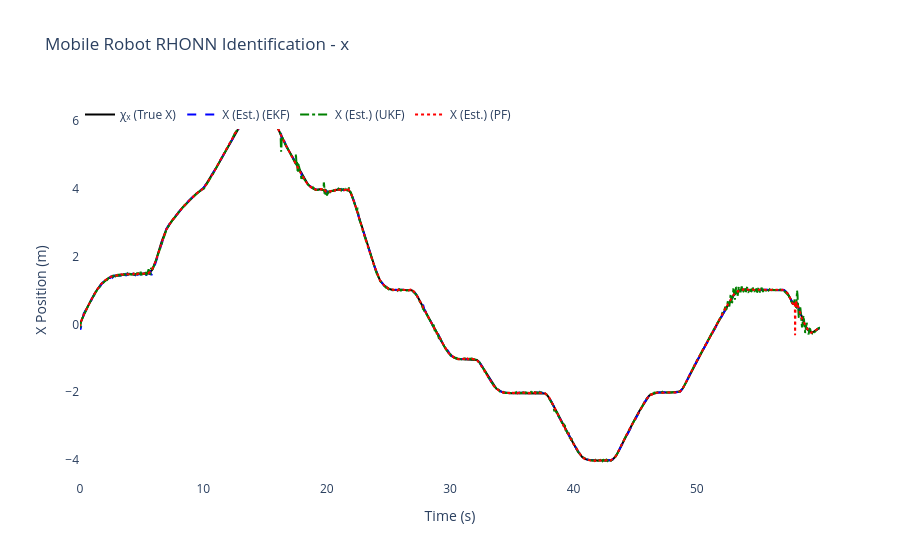
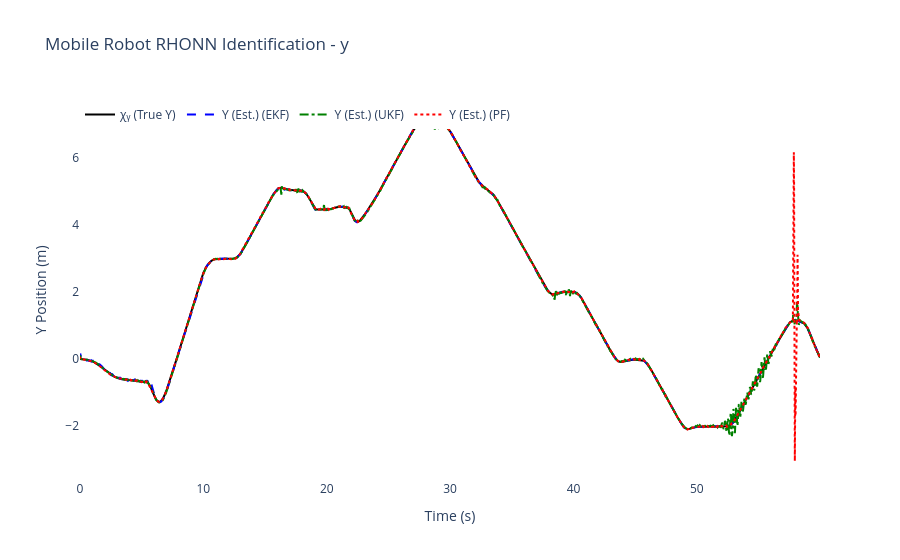
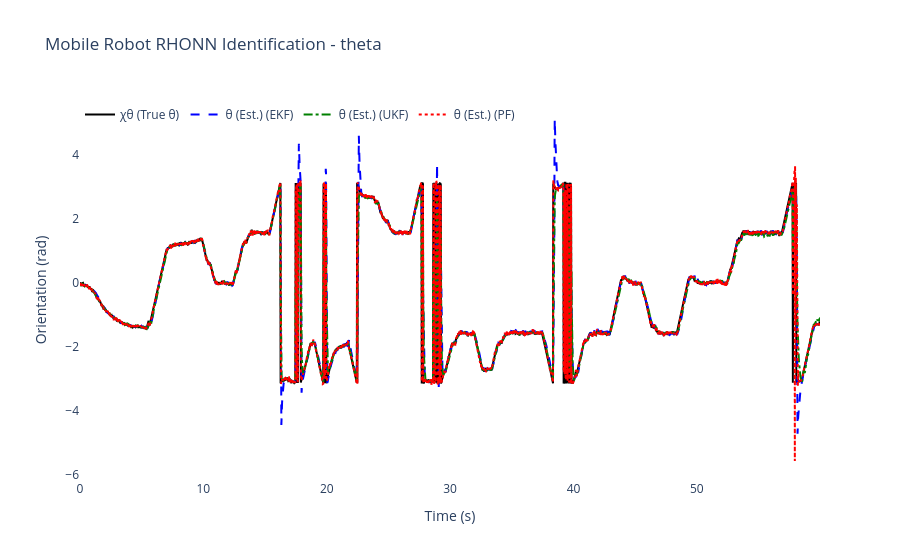
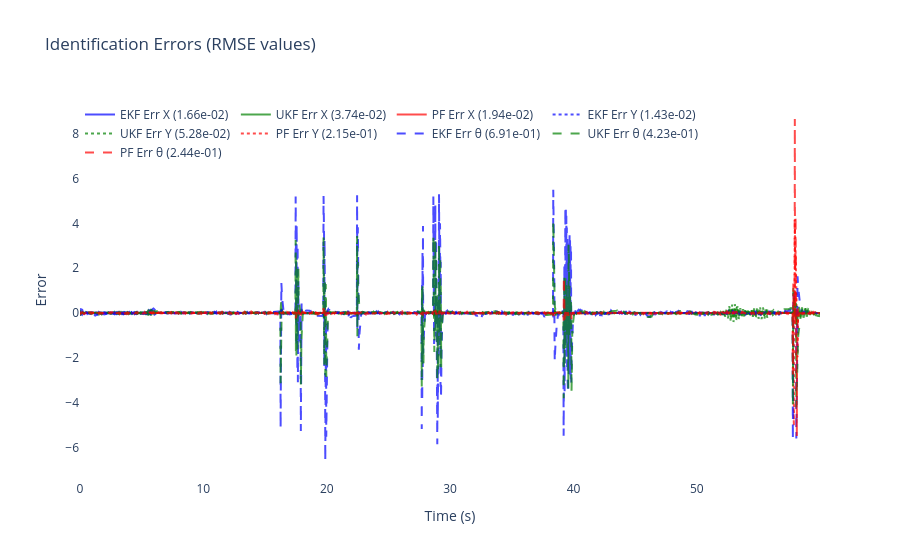

These figures' notebook cell, in order:
### Code cell
# ============================================================
# 6) Results & plots for Differential Drive Mobile Robot
# ============================================================

# compute RMSE per state and per filter
rmse_x_ekf = np.sqrt(np.mean((x_true[:, 0] - x_hat_ekf[:, 0])**2))
rmse_y_ekf = np.sqrt(np.mean((x_true[:, 1] - x_hat_ekf[:, 1])**2))
rmse_theta_ekf = np.sqrt(np.mean((x_true[:, 2] - x_hat_ekf[:, 2])**2))

rmse_x_ukf = np.sqrt(np.mean((x_true[:, 0] - x_hat_ukf[:, 0])**2))
rmse_y_ukf = np.sqrt(np.mean((x_true[:, 1] - x_hat_ukf[:, 1])**2))
rmse_theta_ukf = np.sqrt(np.mean((x_true[:, 2] - x_hat_ukf[:, 2])**2))

rmse_x_pf = np.sqrt(np.mean((x_true[:, 0] - x_hat_pf[:, 0])**2))
rmse_y_pf = np.sqrt(np.mean((x_true[:, 1] - x_hat_pf[:, 1])**2))
rmse_theta_pf = np.sqrt(np.mean((x_true[:, 2] - x_hat_pf[:, 2])**2))

# total RMSE (combined across states)
rmse_total_ekf = np.sqrt(rmse_x_ekf**2 + rmse_y_ekf**2 + rmse_theta_ekf**2)
rmse_total_ukf = np.sqrt(rmse_x_ukf**2 + rmse_y_ukf**2 + rmse_theta_ukf**2)
rmse_total_pf = np.sqrt(rmse_x_pf**2 + rmse_y_pf**2 + rmse_theta_pf**2)
rmse_totals = {'EKF': rmse_total_ekf, 'UKF': rmse_total_ukf, 'PF': rmse_total_pf}
best_filter = min(rmse_totals, key=rmse_totals.get)


print("🎯" + "="*65)
print(f"🏆 MEJOR FILTRO: {best_filter} (RMSE total: {rmse_totals[best_filter]:.6f})")
print(f"🎲 SEMILLA USADA: {RANDOM_SEED}")
print("="*67)


print(f"\nFinal EKF-RHONN Weights:")
for i in range(3):
    state_names = ['x', 'y', 'theta']
    print(f"  Neuron {i+1} ({state_names[i]}): {ekf_trainer.weights[i]}")

print(f"\nFinal UKF-RHONN Weights:")
for i in range(3):
    state_names = ['x', 'y', 'theta']
    print(f"  Neuron {i+1} ({state_names[i]}): {ukf_trainer.weights[i]}")

print(f"\nFinal PF-RHONN Weight Estimates:")
pf_estimates = pf_trainer.get_estimate()
for i in range(3):
    state_names = ['x', 'y', 'theta']
    print(f"  Neuron {i+1} ({state_names[i]}): {pf_estimates[i]}")

print("\n--- Performance Comparison (RMSE) ---")
print(f"EKF RMSE x:     {rmse_x_ekf:.6f}")
print(f"EKF RMSE y:     {rmse_y_ekf:.6f}")
print(f"EKF RMSE theta: {rmse_theta_ekf:.6f}")
print(f"UKF RMSE x:     {rmse_x_ukf:.6f}")
print(f"UKF RMSE y:     {rmse_y_ukf:.6f}")
print(f"UKF RMSE theta: {rmse_theta_ukf:.6f}")
print(f"PF  RMSE x:     {rmse_x_pf:.6f}")
print(f"PF  RMSE y:     {rmse_y_pf:.6f}")
print(f"PF  RMSE theta: {rmse_theta_pf:.6f}")

states_info = [
    {'idx': 0, 'var': 'x', 'desc': 'X Position', 'y_label': 'X Position (m)', 'chi': 'χₓ (True X)', 'x': 'X (Est.)'},
    {'idx': 1, 'var': 'y', 'desc': 'Y Position', 'y_label': 'Y Position (m)', 'chi': 'χᵧ (True Y)', 'x': 'Y (Est.)'},
    {'idx': 2, 'var': 'theta', 'desc': 'Orientation', 'y_label': 'Orientation (rad)', 'chi': 'χθ (True θ)', 'x': 'θ (Est.)'}
]

for state_info in states_info:
    i = state_info['idx']
    trace_plant = go.Scatter(x=t_history, y=x_true[:, i], mode='lines', name=state_info['chi'], line=dict(color='black', width=2))
    trace_ekf = go.Scatter(x=t_history, y=x_hat_ekf[:, i], mode='lines', name=f"{state_info['x']} (EKF)", line=dict(dash='dash', color='blue'))
    trace_ukf = go.Scatter(x=t_history, y=x_hat_ukf[:, i], mode='lines', name=f"{state_info['x']} (UKF)", line=dict(dash='dashdot', color='green'))
    trace_pf = go.Scatter(x=t_history, y=x_hat_pf[:, i], mode='lines', name=f"{state_info['x']} (PF)", line=dict(dash='dot', color='red'))
    fig = go.Figure([trace_plant, trace_ekf, trace_ukf, trace_pf])
    fig.update_layout(title=f'Mobile Robot RHONN Identification - {state_info["var"]}', xaxis_title='Time (s)', yaxis_title=state_info['y_label'], legend=dict(x=0, y=1, orientation='h'), font=dict(size=12), plot_bgcolor='white', paper_bgcolor='white')
    fig.show()

error_x_ekf = x_true[:, 0] - x_hat_ekf[:, 0]
error_y_ekf = x_true[:, 1] - x_hat_ekf[:, 1]
error_theta_ekf = x_true[:, 2] - x_hat_ekf[:, 2]
error_x_ukf = x_true[:, 0] - x_hat_ukf[:, 0]
error_y_ukf = x_true[:, 1] - x_hat_ukf[:, 1]
error_theta_ukf = x_true[:, 2] - x_hat_ukf[:, 2]
error_x_pf = x_true[:, 0] - x_hat_pf[:, 0]
error_y_pf = x_true[:, 1] - x_hat_pf[:, 1]
error_theta_pf = x_true[:, 2] - x_hat_pf[:, 2]

fig2 = go.Figure()
fig2.add_trace(go.Scatter(x=t_history, y=error_x_ekf, mode='lines', name=f'EKF Err X ({rmse_x_ekf:.2e})', opacity=0.7, line=dict(color='blue')))
fig2.add_trace(go.Scatter(x=t_history, y=error_x_ukf, mode='lines', name=f'UKF Err X ({rmse_x_ukf:.2e})', opacity=0.7, line=dict(color='green')))
fig2.add_trace(go.Scatter(x=t_history, y=error_x_pf, mode='lines', name=f'PF Err X ({rmse_x_pf:.2e})', opacity=0.7, line=dict(color='red')))
fig2.add_trace(go.Scatter(x=t_history, y=error_y_ekf, mode='lines', name=f'EKF Err Y ({rmse_y_ekf:.2e})', opacity=0.7, line=dict(color='blue', dash='dot')))
fig2.add_trace(go.Scatter(x=t_history, y=error_y_ukf, mode='lines', name=f'UKF Err Y ({rmse_y_ukf:.2e})', opacity=0.7, line=dict(color='green', dash='dot')))
fig2.add_trace(go.Scatter(x=t_history, y=error_y_pf, mode='lines', name=f'PF Err Y ({rmse_y_pf:.2e})', opacity=0.7, line=dict(color='red', dash='dot')))
fig2.add_trace(go.Scatter(x=t_history, y=error_theta_ekf, mode='lines', name=f'EKF Err θ ({rmse_theta_ekf:.2e})', opacity=0.7, line=dict(color='blue', dash='dash')))
fig2.add_trace(go.Scatter(x=t_history, y=error_theta_ukf, mode='lines', name=f'UKF Err θ ({rmse_theta_ukf:.2e})', opacity=0.7, line=dict(color='green', dash='dash')))
fig2.add_trace(go.Scatter(x=t_history, y=error_theta_pf, mode='lines', name=f'PF Err θ ({rmse_theta_pf:.2e})', opacity=0.7, line=dict(color='red', dash='dash')))
fig2.update_layout(title='Identification Errors (RMSE values)', xaxis_title='Time (s)', yaxis_title='Error', legend=dict(x=0, y=1, orientation='h'), font=dict(size=12), plot_bgcolor='white', paper_bgcolor='white')
fig2.show()

# 2D Trajectory plot with orientation arrows
fig_trajectory = go.Figure()
fig_trajectory.add_trace(go.Scatter(x=x_true[:, 0], y=x_true[:, 1], mode='lines', name='True', line=dict(color='black', width=3)))
fig_trajectory.add_trace(go.Scatter(x=x_hat_ekf[:, 0], y=x_hat_ekf[:, 1], mode='lines', name='EKF', line=dict(color='blue', width=2, dash='dash')))
fig_trajectory.add_trace(go.Scatter(x=x_hat_ukf[:, 0], y=x_hat_ukf[:, 1], mode='lines', name='UKF', line=dict(color='green', width=2, dash='dashdot')))
fig_trajectory.add_trace(go.Scatter(x=x_hat_pf[:, 0], y=x_hat_pf[:, 1], mode='lines', name='PF', line=dict(color='red', width=2, dash='dot')))
fig_trajectory.add_trace(go.Scatter(x=[x_true[0, 0]], y=[x_true[0, 1]], mode='markers', name='Start', marker=dict(color='green', size=10, symbol='star')))
fig_trajectory.add_trace(go.Scatter(x=[x_true[-1, 0]], y=[x_true[-1, 1]], mode='markers', name='End', marker=dict(color='red', size=10, symbol='square')))

# Add orientation arrows for the true trajectory
arrow_step = max(1, n_steps // 30)  # Show ~30 arrows total
arrow_length = 0.3  # Arrow length in meters
for i in range(0, n_steps, arrow_step):
    x_pos = x_true[i, 0]
    y_pos = x_true[i, 1]
    theta = x_true[i, 2]
    
    # Calculate arrow end point
    x_end = x_pos + arrow_length * np.cos(theta)
    y_end = y_pos + arrow_length * np.sin(theta)
    
    # Add arrow as annotation
    fig_trajectory.add_annotation(
        x=x_end, y=y_end,
        ax=x_pos, ay=y_pos,
        xref='x', yref='y',
        axref='x', ayref='y',
        showarrow=True,
        arrowhead=2,
        arrowsize=1,
        arrowwidth=2,
        arrowcolor='darkred',
        opacity=0.7
    )

# Add orientation arrows for the best performing filter (PF)
for i in range(0, n_steps, arrow_step * 2):  # Fewer arrows to avoid clutter
    x_pos = x_hat_pf[i, 0]
    y_pos = x_hat_pf[i, 1]
    theta = x_hat_pf[i, 2]
    
    # Calculate arrow end point (slightly shorter)
    x_end = x_pos + (arrow_length * 0.7) * np.cos(theta)
    y_end = y_pos + (arrow_length * 0.7) * np.sin(theta)
    
    # Add arrow as annotation
    fig_trajectory.add_annotation(
        x=x_end, y=y_end,
        ax=x_pos, ay=y_pos,
        xref='x', yref='y',
        axref='x', ayref='y',
        showarrow=True,
        arrowhead=1,
        arrowsize=0.8,
        arrowwidth=1.5,
        arrowcolor='red',
        opacity=0.5
    )

fig_trajectory.update_layout(
    title='Trajectory Comparison with Orientation Arrows (Optimized Params)', 
    xaxis_title='X (m)', 
    yaxis_title='Y (m)', 
    font=dict(size=12), 
    plot_bgcolor='white', 
    paper_bgcolor='white', 
    showlegend=True,
    # Ensure equal aspect ratio for proper visualization
    yaxis=dict(scaleanchor="x", scaleratio=1)
)
fig_trajectory.show()


# === RESUMEN DE RENDIMIENTO CON SEMILLA ===
print("\n📊 RMSE Desglosado por Filtro:")
print(f"   EKF: {rmse_total_ekf:.6f}  |  UKF: {rmse_total_ukf:.6f}  |  PF: {rmse_total_pf:.6f}")
print(f"\n💡 Para reproducir estos resultados:")
print(f"   Principal: RANDOM_SEED = {RANDOM_SEED}")
print(f"   DE Optim.: DE_SEED = {(RANDOM_SEED + 12345) % 100000}")
print(f"   (Cambia línea 8 en celda 4 para usar semilla principal)")

# --- Parameter summary ---
print("\n--- Optimized Parameter Summary ---")
print(f"EKF params: Q={ekf_trainer.Q[0][0,0]:.3e} R={ekf_trainer.R[0][0]:.3e} P0~{ekf_trainer.P[0][0,0]:.3e} eta={ekf_trainer.eta:.3f}")
print(f"UKF params: alpha={ukf_trainer.alpha:.3e} eta={ukf_trainer.eta:.3f} Qdiag={ukf_trainer.Q[0][0,0]:.3e} R={ukf_trainer.R[0][0]:.3e}")
print(f"PF params: Q_std={pf_trainer.Q_std} R_std={pf_trainer.R_std} ESS_th={pf_trainer.ess_threshold:.1f} n_particles={pf_trainer.n_particles}")

print("\nOptimization + simulation complete.")

### Figure 1 — Plotly figure (JSON) as saved in the notebook; plotly's stock layout.template omitted (floating-point values rounded to 4 significant figures; data arrays with more than 128 entries replaced by an {"elided": "..."} marker saying what was removed)
{"data": [{"line": {"color": "black", "width": 2}, "mode": "lines", "name": "χₓ (True X)", "type": "scatter", "x": {"elided": "3000 float values"}, "y": {"elided": "3000 float values"}}, {"line": {"color": "blue", "dash": "dash"}, "mode": "lines", "name": "X (Est.) (EKF)", "type": "scatter", "x": {"elided": "3000 float values"}, "y": {"elided": "3000 float values"}}, {"line": {"color": "green", "dash": "dashdot"}, "mode": "lines", "name": "X (Est.) (UKF)", "type": "scatter", "x": {"elided": "3000 float values"}, "y": {"elided": "3000 float values"}}, {"line": {"color": "red", "dash": "dot"}, "mode": "lines", "name": "X (Est.) (PF)", "type": "scatter", "x": {"elided": "3000 float values"}, "y": {"elided": "3000 float values"}}], "layout": {"font": {"size": 12}, "legend": {"orientation": "h", "x": 0, "y": 1}, "paper_bgcolor": "white", "plot_bgcolor": "white", "title": {"text": "Mobile Robot RHONN Identification - x"}, "xaxis": {"title": {"text": "Time (s)"}}, "yaxis": {"title": {"text": "X Position (m)"}}}}

### Figure 2 — Plotly figure (JSON) as saved in the notebook; plotly's stock layout.template omitted (floating-point values rounded to 4 significant figures; data arrays with more than 128 entries replaced by an {"elided": "..."} marker saying what was removed)
{"data": [{"line": {"color": "black", "width": 2}, "mode": "lines", "name": "χᵧ (True Y)", "type": "scatter", "x": {"elided": "3000 float values"}, "y": {"elided": "3000 float values"}}, {"line": {"color": "blue", "dash": "dash"}, "mode": "lines", "name": "Y (Est.) (EKF)", "type": "scatter", "x": {"elided": "3000 float values"}, "y": {"elided": "3000 float values"}}, {"line": {"color": "green", "dash": "dashdot"}, "mode": "lines", "name": "Y (Est.) (UKF)", "type": "scatter", "x": {"elided": "3000 float values"}, "y": {"elided": "3000 float values"}}, {"line": {"color": "red", "dash": "dot"}, "mode": "lines", "name": "Y (Est.) (PF)", "type": "scatter", "x": {"elided": "3000 float values"}, "y": {"elided": "3000 float values"}}], "layout": {"font": {"size": 12}, "legend": {"orientation": "h", "x": 0, "y": 1}, "paper_bgcolor": "white", "plot_bgcolor": "white", "title": {"text": "Mobile Robot RHONN Identification - y"}, "xaxis": {"title": {"text": "Time (s)"}}, "yaxis": {"title": {"text": "Y Position (m)"}}}}

### Figure 3 — Plotly figure (JSON) as saved in the notebook; plotly's stock layout.template omitted (floating-point values rounded to 4 significant figures; data arrays with more than 128 entries replaced by an {"elided": "..."} marker saying what was removed)
{"data": [{"line": {"color": "black", "width": 2}, "mode": "lines", "name": "χθ (True θ)", "type": "scatter", "x": {"elided": "3000 float values"}, "y": {"elided": "3000 float values"}}, {"line": {"color": "blue", "dash": "dash"}, "mode": "lines", "name": "θ (Est.) (EKF)", "type": "scatter", "x": {"elided": "3000 float values"}, "y": {"elided": "3000 float values"}}, {"line": {"color": "green", "dash": "dashdot"}, "mode": "lines", "name": "θ (Est.) (UKF)", "type": "scatter", "x": {"elided": "3000 float values"}, "y": {"elided": "3000 float values"}}, {"line": {"color": "red", "dash": "dot"}, "mode": "lines", "name": "θ (Est.) (PF)", "type": "scatter", "x": {"elided": "3000 float values"}, "y": {"elided": "3000 float values"}}], "layout": {"font": {"size": 12}, "legend": {"orientation": "h", "x": 0, "y": 1}, "paper_bgcolor": "white", "plot_bgcolor": "white", "title": {"text": "Mobile Robot RHONN Identification - theta"}, "xaxis": {"title": {"text": "Time (s)"}}, "yaxis": {"title": {"text": "Orientation (rad)"}}}}

### Figure 4 — Plotly figure (JSON) as saved in the notebook; plotly's stock layout.template omitted (floating-point values rounded to 4 significant figures; data arrays with more than 128 entries replaced by an {"elided": "..."} marker saying what was removed)
{"data": [{"line": {"color": "blue"}, "mode": "lines", "name": "EKF Err X (1.66e-02)", "opacity": 0.7, "type": "scatter", "x": {"elided": "3000 float values"}, "y": {"elided": "3000 float values"}}, {"line": {"color": "green"}, "mode": "lines", "name": "UKF Err X (3.74e-02)", "opacity": 0.7, "type": "scatter", "x": {"elided": "3000 float values"}, "y": {"elided": "3000 float values"}}, {"line": {"color": "red"}, "mode": "lines", "name": "PF Err X (1.94e-02)", "opacity": 0.7, "type": "scatter", "x": {"elided": "3000 float values"}, "y": {"elided": "3000 float values"}}, {"line": {"color": "blue", "dash": "dot"}, "mode": "lines", "name": "EKF Err Y (1.43e-02)", "opacity": 0.7, "type": "scatter", "x": {"elided": "3000 float values"}, "y": {"elided": "3000 float values"}}, {"line": {"color": "green", "dash": "dot"}, "mode": "lines", "name": "UKF Err Y (5.28e-02)", "opacity": 0.7, "type": "scatter", "x": {"elided": "3000 float values"}, "y": {"elided": "3000 float values"}}, {"line": {"color": "red", "dash": "dot"}, "mode": "lines", "name": "PF Err Y (2.15e-01)", "opacity": 0.7, "type": "scatter", "x": {"elided": "3000 float values"}, "y": {"elided": "3000 float values"}}, {"line": {"color": "blue", "dash": "dash"}, "mode": "lines", "name": "EKF Err θ (6.91e-01)", "opacity": 0.7, "type": "scatter", "x": {"elided": "3000 float values"}, "y": {"elided": "3000 float values"}}, {"line": {"color": "green", "dash": "dash"}, "mode": "lines", "name": "UKF Err θ (4.23e-01)", "opacity": 0.7, "type": "scatter", "x": {"elided": "3000 float values"}, "y": {"elided": "3000 float values"}}, {"line": {"color": "red", "dash": "dash"}, "mode": "lines", "name": "PF Err θ (2.44e-01)", "opacity": 0.7, "type": "scatter", "x": {"elided": "3000 float values"}, "y": {"elided": "3000 float values"}}], "layout": {"font": {"size": 12}, "legend": {"orientation": "h", "x": 0, "y": 1}, "paper_bgcolor": "white", "plot_bgcolor": "white", "title": {"text": "Identification Errors (RMSE values)"}, "xaxis": {"title": {"text": "Time (s)"}}, "yaxis": {"title": {"text": "Error"}}}}
